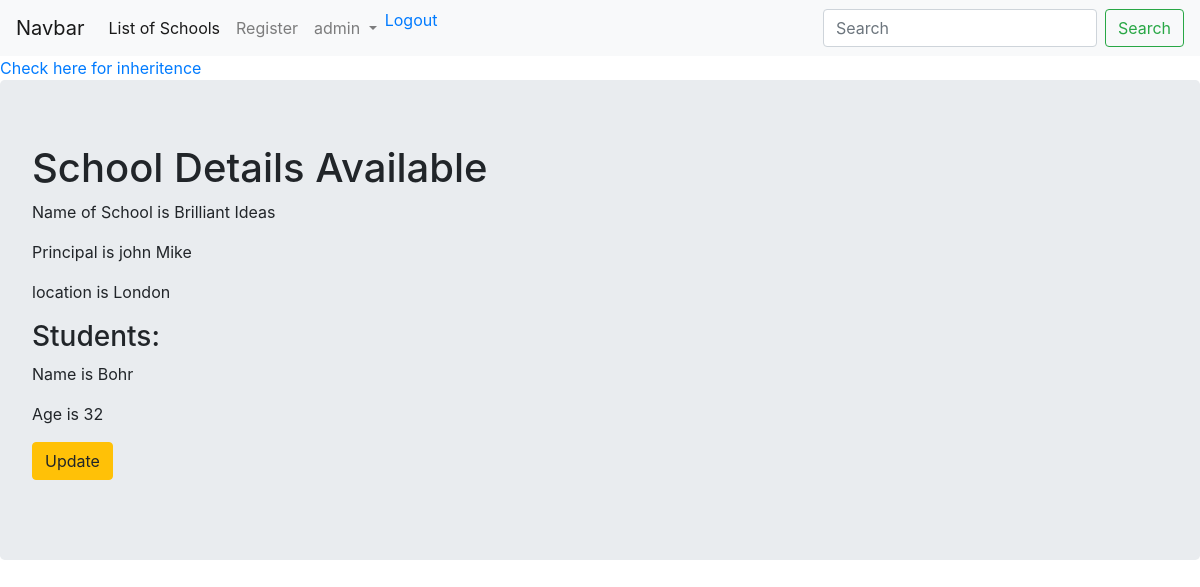
Page /first_app/list/3/ (signed in) on the committed database.
### first_app/models.py (models this page shows, shortened)
class School(models.Model):
    name = models.CharField(max_length = 256)
    principal = models.CharField(max_length=256)
    location = models.CharField( max_length=256)

class Student(models.Model):
    name = models.CharField(max_length=256)
    age = models.PositiveIntegerField()
    school = models.ForeignKey(School,on_delete=models.CASCADE,related_name = 'students')

### first_app/views.py (the view)
# urls.py: path("list/<int:pk>/",views.SchoolDetail.as_view(),name ='detail'),
class SchoolDetail(DetailView):
    model =models.School
    template_name = 'first_app/first_app_detail.html'
    context_object_name = "school_detail"

### templates/first_app/first_app_detail.html
{% extends 'first_app/first_app_base.html' %}
{% block body_block %}
<div class="jumbotron">
<h1>School Details Available</h1>
  <p>Name of School is {{school_detail.name}}</p>
  <p>Principal is {{school_detail.principal}}</p>
  <p>location is {{school_detail.location}}</p>
  <h3>Students:</h3>
  {% for student in school_detail.students.all %}
  <p>Name is {{ student.name }}</p>
  <p>Age is {{ student.age }}</p>
  {% endfor %}
    <p><a href="{% url 'first_app:update' pk=school_detail.pk %}" class="btn btn-warning">Update</a></p>
</div>
{% endblock %}

### rows in the picture
School: name "Brilliant Ideas", principal "john Mike", location "London"
Student: name "Bohr", age "32"
